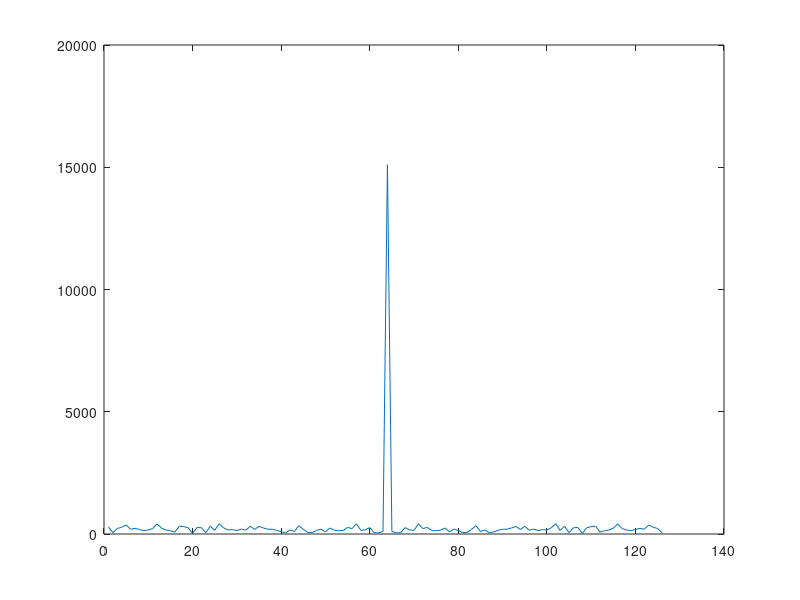

The MATLAB script that drew this image:

data = [
    129
    129
    129
    127
    129
    72
    129
    72
    126.5000
    129
    129
    129
    126.5000
    129
    129
    129
    129
    129
    75.5000
    128
    85
    124.5000
    129
    129
    83
    126.5000
    127.5000
    129
    129
    127.5000
    129
    128
    126.5000
    127.5000
    127
    129
    129
    74.5000
    75.5000
    126.5000
    129
    126.5000
    129
    126.5000
    127
    129
    79
    128
    129
    129
    71
    129
    126.5000
    77.5000
    127.5000
    129
    74
    129
    128
    127
    125.5000
    127
    129
    129
    127
    126.5000
    129
    129
    126.5000
    129
    74
    129
    128
    127
    128
    74.5000
    129
    77.5000
    127.5000
    129
    74.5000
    129
    127.5000
    129
    129
    128
    129
    127
    127
    126.5000
    129
    126.5000
    127.5000
    129
    71
    129
    129
    72
    129
    129
    129
    129
    129
    129
    128
    129
    72
    129
    127
    129
    72
    129
    127.5000
    129
    90.5000
    129
    129
    129
    127
    128
    129
    127
    128
    125.5000
    129
    129
    ];
plot(data)
plot(abs(fftshift(fft(data))))